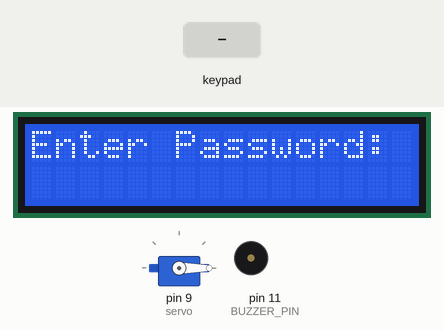
Recording of a sketch running on a simulated Arduino Uno, built with avr-gcc and run on an emulated ATmega328P. Shown: servo, 16×2 character LCD, buzzer (waves = sounding). Inputs (shaded band) come from the test bench.

Above: at 1.8 s.
1.9 s: keypad keys 1 2 3 4 pressed 0.4 s apart
At 4.8 s:
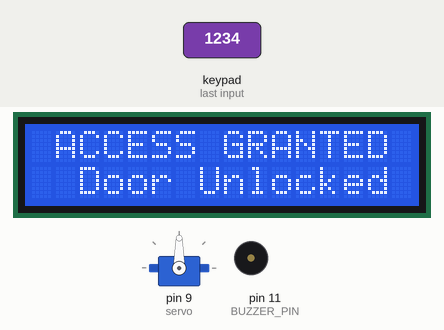
5.0 s: keypad keys 8 7 6 5 pressed 0.4 s apart
At 9.47 s:
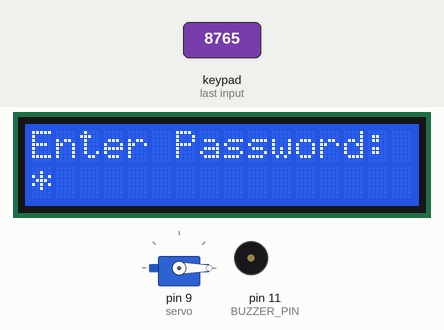
9.6 s: key '1' pressed
12.6 s: key '2' pressed
At 15.3 s:
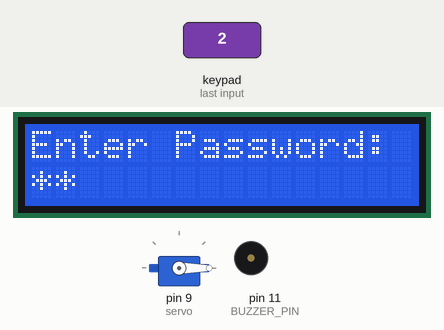
Timing chart, 0 to 16.6 s (numbered marks = the images above; inputs shaded):
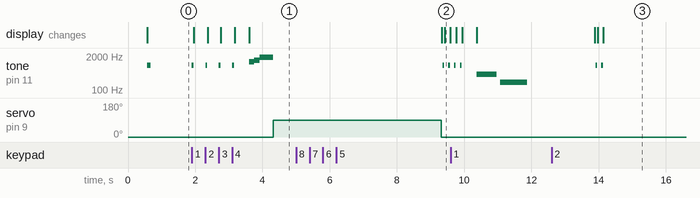

The sketch:

sketch.ino
```cpp
// ╔══════════════════════════════════════════════════╗
// ║  PASSWORD LOCK with LCD + KEYPAD + SERVO + BUZZER ║
// ║  Works with the latest Wokwi JSON (buzzer on D11) ║
// ╚══════════════════════════════════════════════════╝

#include <Wire.h>
#include <LiquidCrystal_I2C.h>
#include <Keypad.h>
#include <Servo.h>

// ────── CONFIGURATION ──────
#define PASSWORD "1234"          // Change this to your desired password
#define PASS_LENGTH 4
#define BUZZER_PIN 11

// ────── OBJECTS ──────
LiquidCrystal_I2C lcd(0x27, 16, 2);   // I2C address usually 0x27 or 0x3F
Servo servo;

// ────── KEYPAD SETUP ──────
const byte ROWS = 4;
const byte COLS = 4;
char keys[ROWS][COLS] = {
  {'1', '2', '3', 'A'},
  {'4', '5', '6', 'B'},
  {'7', '8', '9', 'C'},
  {'*', '0', '#', 'D'}
};

byte rowPins[ROWS] = {8, 7, 6, 5};      // Rows → Arduino pins
byte colPins[COLS] = {12, 4, 3, 2};     // Columns → Arduino pins

Keypad keypad = Keypad(makeKeymap(keys), rowPins, colPins, ROWS, COLS);

// ────── PASSWORD BUFFER ──────
char entered[PASS_LENGTH + 1] = {0};
byte index = 0;

// ────── SETUP ──────
void setup() {
  pinMode(BUZZER_PIN, OUTPUT);

  servo.attach(9);
  servo.write(0);           // Locked position
  delay(500);

  lcd.init();
  lcd.backlight();
  lcd.setCursor(0, 0);
  lcd.print("Enter Password:");
  lcd.setCursor(0, 1);

  beep(100);  // Friendly startup beep
}

// ────── MAIN LOOP ──────
void loop() {
  char key = keypad.getKey();

  if (key) {
    beep(50);                     // Keypress feedback
    lcd.print('*');               // Show asterisk

    if (key == '#' || key == '*') {
      resetPassword();
    }
    else if (index == PASS_LENGTH - 1) {
      entered[index++] = key;
      entered[index] = '\0';
      delay(400);
      checkPassword();
    }
    else {
      entered[index++] = key;
    }
  }
}

// ────── PASSWORD CHECK ──────
void checkPassword() {
  if (strcmp(entered, PASSWORD) == 0) {
    lcd.clear();
    lcd.print(" ACCESS GRANTED ");
    lcd.setCursor(0, 1);
    lcd.print("  Door Unlocked ");
    successMelody();
    servo.write(90);      // Unlock
    delay(5000);
    servo.write(0);       // Lock again
    resetPassword();
  }
  else {
    lcd.clear();
    lcd.print(" ACCESS DENIED  ");
    lcd.setCursor(0, 1);
    lcd.print("  Wrong Password");
    failTone();
    delay(2000);
    resetPassword();
  }
}

// ────── RESET ENTRY ──────
void resetPassword() {
  index = 0;
  memset(entered, 0, sizeof(entered));
  lcd.clear();
  lcd.print("Enter Password:");
  lcd.setCursor(0, 1);
}

// ────── SOUND FUNCTIONS ──────
void beep(int ms) {
  tone(BUZZER_PIN, 900, ms);
  delay(ms + 10);
  noTone(BUZZER_PIN);
}

void successMelody() {
  tone(BUZZER_PIN, 1200, 150); delay(160);
  tone(BUZZER_PIN, 1400, 150); delay(160);
  tone(BUZZER_PIN, 1800, 400); delay(400);
  noTone(BUZZER_PIN);
}

void failTone() {
  tone(BUZZER_PIN, 400, 600); delay(700);
  tone(BUZZER_PIN, 200, 800); delay(800);
  noTone(BUZZER_PIN);
}
```

Measured:
- after the input at 1.9 s, tone on pin 11 (BUZZER_PIN): plays 900 Hz for 0.05 s, 900 Hz for 0.05 s, 900 Hz for 0.05 s, 900 Hz for 0.05 s, 1200 Hz for 0.15 s, 1400 Hz for 0.15 s … (7 notes in this stretch), starting at once; servo on pin 9 (servo): 0° → 90° after 2.4 s; the display: first changes after 0.06 s (image 1 shows a later state)
- after the input at 5.0 s, tone on pin 11 (BUZZER_PIN): alternates 900 Hz for 0.05 s and silent for 0.12 s, starting after 4.4 s; the display: first differs from a run without the input after 4.4 s (image 2)
- after the input at 12.6 s, the display: first differs from a run without the input after 1.5 s (image 3)
